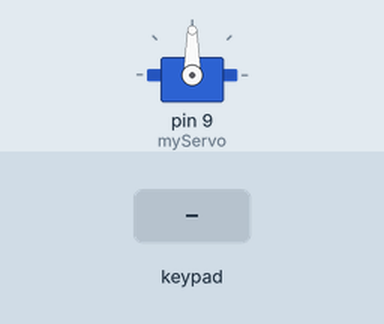
Recording of a sketch running on a simulated Arduino Uno, built with avr-gcc and run on an emulated ATmega328P. Shown: servo. The inputs (shaded band) are chosen by the test bench. What the sketch prints to the serial monitor is not drawn.

Above: at 1.2 s.
1.3 s: keypad keys 1 2 3 4 # pressed 0.4 s apart
At 3.9 s:
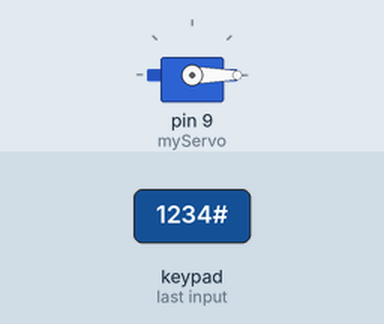
6.3 s: key '*' pressed
At 8.1 s:
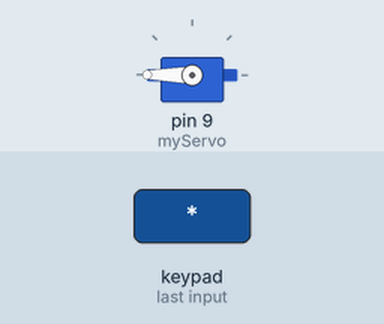
9.3 s: key '#' pressed
12.3 s: keypad keys 1 2 3 4 * pressed 0.4 s apart
17.3 s: keypad keys 2 3 4 5 # pressed 0.4 s apart
Timing chart, 0 to 20.3 s (numbered marks = the images above; inputs shaded):
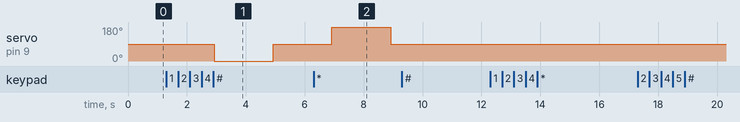

The sketch:

Motor_Door.ino
```cpp
//Keypad Control
// https://www.youtube.com/watch?v=vl1-R6NsejM
//Servo Control
//https://www.makerguides.com/how-to-control-a-360-degree-servo-motor-with-arduino/
//https://grabcad.com/library/servo-spt5435lv-35kg-180-25t-1
//When connecting your servo to an external 6V power supply, and it runs continuously, this issue is typically due to the lack of a common ground between the Arduino and the external power supply. Servos require the control signal (PWM) and the power supply to share the same ground reference; otherwise, the PWM signal is not correctly interpreted by the servo.

#include <Keypad.h>
#include <Servo.h>

const int arraySize = 4;  // Define the maximum size of the array
int myArray[arraySize];    // Create a blank array
int arrayIndex = 0;        // Counter to track the current index
int arrayLength = arraySize;
const char presetCode[] = "1234";

const byte ROWS = 4;
const byte COLS = 3;
Servo myServo;

char hexaKeys[ROWS][COLS] ={
  {'1', '2', '3'},
  {'4', '5', '6'},
  {'7', '8', '9'},
  {'*', '0', '#'}
};

byte rowPins[ROWS] = {2, 3, 4, 5};
byte colPins[COLS] = {6, 7, 8};

Keypad customKeypad = Keypad(makeKeymap(hexaKeys), rowPins, colPins, ROWS, COLS);

void setup() {
  // put your setup code here, to run once:
  Serial.begin(9600); // open the serial port at 9600 bps:
  myServo.attach(9); // attach the servo to our servo object
  // myservo.write(90); // stop the motor

}

void loop() {
  // put your main code here, to run repeatedly:
  char customKey = customKeypad.getKey();
  Serial.print(customKey);


  if (customKey) {
    if (customKey == '#') {
      if(checkCode()) {
        Serial.println("");
        Serial.println("Acess Granted");
        myServo.write(0);   // Rotate the servo at full speed in one direction
        delay(2000);        // Rotate for 2 seconds
        myServo.write(90);  // Stop the servo (90 is the neutral position)
        delay(2000);        // Rotate for 2 seconds
        myServo.write(180); //Rotate the servo back to original position
        delay(2000);        // Rotate for 2 seconds
        myServo.write(90);  // Stop the servo (90 is the neutral position)

      } else {
        Serial.println("Acess Denied");
      }
      clearArray();  // Clear the input array after checking
    } else {
      //this is the outter else of the if customkey == which adds to the array

        myArray[arrayIndex] = customKey;
        arrayIndex++;

    }
  }
}

bool checkCode() {
  if (arrayIndex != arrayLength) {
    return false;
  }
  for (int i = 0; i < arrayLength; i++) {
    if (myArray[i] != presetCode[i]) {
      return false;
    }
  }
  Serial.println(arrayIndex);
  return true;
}

void clearArray() {
  for (int i = 0; i < arraySize; i++) {
    myArray[i] = '\0'; // apparently this clears the array
  }
  arrayIndex = 0; // resetting the array index
}
```

Measured:
- after the input at 1.3 s, servo on pin 9 (myServo): 90° → 0° after 1.6 s, → 90° 2.0 s later
- after the input at 9.3 s, every drawn part: stays the same
- after the input at 12.3 s, every drawn part: stays the same
- after the input at 17.3 s, every drawn part: stays the same
